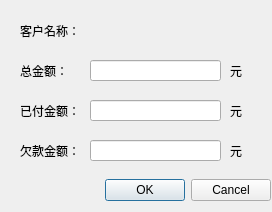
<?xml version="1.0" encoding="UTF-8"?>
<ui version="4.0">
 <class>EditOrder</class>
 <widget class="QDialog" name="EditOrder">
  <property name="geometry">
   <rect>
    <x>0</x>
    <y>0</y>
    <width>272</width>
    <height>212</height>
   </rect>
  </property>
  <property name="windowTitle">
   <string>修改订单</string>
  </property>
  <widget class="QDialogButtonBox" name="buttonBox">
   <property name="geometry">
    <rect>
     <x>50</x>
     <y>170</y>
     <width>221</width>
     <height>41</height>
    </rect>
   </property>
   <property name="orientation">
    <enum>Qt::Horizontal</enum>
   </property>
   <property name="standardButtons">
    <set>QDialogButtonBox::Cancel|QDialogButtonBox::Ok</set>
   </property>
  </widget>
  <widget class="QLabel" name="label">
   <property name="geometry">
    <rect>
     <x>20</x>
     <y>60</y>
     <width>71</width>
     <height>21</height>
    </rect>
   </property>
   <property name="text">
    <string>总金额：</string>
   </property>
  </widget>
  <widget class="QLabel" name="label_5">
   <property name="geometry">
    <rect>
     <x>20</x>
     <y>20</y>
     <width>71</width>
     <height>21</height>
    </rect>
   </property>
   <property name="text">
    <string>客户名称：</string>
   </property>
  </widget>
  <widget class="QLineEdit" name="totalMoneyEdit">
   <property name="geometry">
    <rect>
     <x>90</x>
     <y>60</y>
     <width>131</width>
     <height>21</height>
    </rect>
   </property>
  </widget>
  <widget class="QLabel" name="customNameLabel">
   <property name="geometry">
    <rect>
     <x>100</x>
     <y>20</y>
     <width>121</width>
     <height>21</height>
    </rect>
   </property>
   <property name="text">
    <string/>
   </property>
  </widget>
  <widget class="QLabel" name="label_2">
   <property name="geometry">
    <rect>
     <x>20</x>
     <y>100</y>
     <width>71</width>
     <height>21</height>
    </rect>
   </property>
   <property name="text">
    <string>已付金额：</string>
   </property>
  </widget>
  <widget class="QLineEdit" name="payMoneyEdit">
   <property name="geometry">
    <rect>
     <x>90</x>
     <y>100</y>
     <width>131</width>
     <height>21</height>
    </rect>
   </property>
  </widget>
  <widget class="QLineEdit" name="oweMoneyEdit">
   <property name="geometry">
    <rect>
     <x>90</x>
     <y>140</y>
     <width>131</width>
     <height>21</height>
    </rect>
   </property>
   <property name="text">
    <string/>
   </property>
  </widget>
  <widget class="QLabel" name="label_3">
   <property name="geometry">
    <rect>
     <x>20</x>
     <y>140</y>
     <width>71</width>
     <height>21</height>
    </rect>
   </property>
   <property name="text">
    <string>欠款金额：</string>
   </property>
  </widget>
  <widget class="QLabel" name="label_4">
   <property name="geometry">
    <rect>
     <x>230</x>
     <y>60</y>
     <width>21</width>
     <height>21</height>
    </rect>
   </property>
   <property name="text">
    <string>元</string>
   </property>
  </widget>
  <widget class="QLabel" name="label_6">
   <property name="geometry">
    <rect>
     <x>230</x>
     <y>100</y>
     <width>21</width>
     <height>21</height>
    </rect>
   </property>
   <property name="text">
    <string>元</string>
   </property>
  </widget>
  <widget class="QLabel" name="label_7">
   <property name="geometry">
    <rect>
     <x>230</x>
     <y>140</y>
     <width>21</width>
     <height>21</height>
    </rect>
   </property>
   <property name="text">
    <string>元</string>
   </property>
  </widget>
 </widget>
 <resources/>
 <connections>
  <connection>
   <sender>buttonBox</sender>
   <signal>rejected()</signal>
   <receiver>EditOrder</receiver>
   <slot>reject()</slot>
   <hints>
    <hint type="sourcelabel">
     <x>316</x>
     <y>260</y>
    </hint>
    <hint type="destinationlabel">
     <x>286</x>
     <y>274</y>
    </hint>
   </hints>
  </connection>
  <connection>
   <sender>buttonBox</sender>
   <signal>accepted()</signal>
   <receiver>EditOrder</receiver>
   <slot>accept()</slot>
   <hints>
    <hint type="sourcelabel">
     <x>248</x>
     <y>254</y>
    </hint>
    <hint type="destinationlabel">
     <x>157</x>
     <y>274</y>
    </hint>
   </hints>
  </connection>
 </connections>
</ui>
